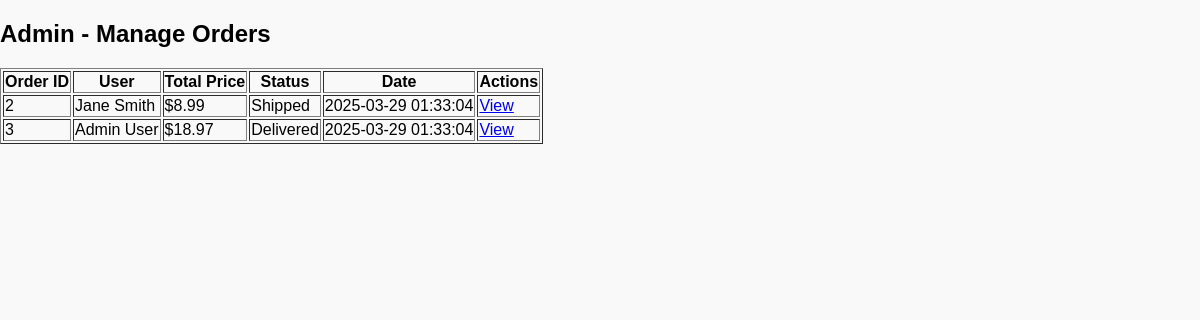
The page /pages/orders.php on the database its author committed.
### tables this page shows
CREATE TABLE IF NOT EXISTS Orders (
    order_id INT AUTO_INCREMENT PRIMARY KEY,
    user_id INT,
    total_price DECIMAL(10,2),
    order_status ENUM('Pending', 'Shipped', 'Delivered', 'Cancelled') DEFAULT 'Pending',
    created_at TIMESTAMP DEFAULT CURRENT_TIMESTAMP,
    FOREIGN KEY (user_id) REFERENCES Users(user_id)
);

CREATE TABLE IF NOT EXISTS Users (
    user_id INT AUTO_INCREMENT PRIMARY KEY,
    first_name VARCHAR(50),
    last_name VARCHAR(50),
    email VARCHAR(100) UNIQUE,
    password VARCHAR(255),
    phone VARCHAR(15),
    address TEXT,
    profile_picture VARCHAR(255),
    role ENUM('user', 'admin') DEFAULT 'user',
    created_at TIMESTAMP DEFAULT CURRENT_TIMESTAMP
);

### src/pages/orders.php (the view, shortened to what this page needs)
<?php
include 'config.php';
try {
    $stmt = $pdo->query("SELECT o.order_id, o.total_price, o.order_status, o.created_at, u.first_name, u.last_name
                         FROM Orders o
                         JOIN Users u ON o.user_id = u.user_id
                         ORDER BY o.created_at DESC");
    $orders = $stmt->fetchAll(PDO::FETCH_ASSOC);
} catch (PDOException $e) {
    die("Query failed: " . $e->getMessage());
}
?>
<!DOCTYPE html>
<html lang="en">
<head>
    <link rel="stylesheet" href="styles.css">
</head>
<body>
    <h2>Admin - Manage Orders</h2>
    <table border="1">
        <thead>
            <tr>
                <th>Order ID</th>
                <th>User</th>
                <th>Total Price</th>
                <th>Status</th>
                <th>Date</th>
                <th>Actions</th>
            </tr>
        </thead>
        <tbody>
            <?php foreach ($orders as $order): ?>
                <tr>
                    <td><?= htmlspecialchars($order['order_id']) ?></td>
                    <td><?= htmlspecialchars($order['first_name']) ?> <?= htmlspecialchars($order['last_name']) ?></td>
                    <td>$<?= number_format($order['total_price'], 2) ?></td>
                    <td><?= htmlspecialchars($order['order_status']) ?></td>
                    <td><?= date("Y-m-d H:i:s", strtotime($order['created_at'])) ?></td>
                    <td>
                        <a href="view_order.php?id=<?= $order['order_id'] ?>">View</a>
                    </td>
                </tr>
            <?php endforeach; ?>
        </tbody>
    </table>
</body>
</html>

### assets/css/styles.css (style rules this page uses)
body { font-family: Arial, sans-serif; margin: 0; padding: 0; background-color: #f9f9f9; color: #000; }

### rows shown on the page
orders: order_id "2", user.first_name "Jane", user.last_name "Smith", total_price "8.99", order_status "Shipped", created_at "2025-03-29 01:33:04"
orders: order_id "3", user.first_name "Admin", user.last_name "User", total_price "18.97", order_status "Delivered", created_at "2025-03-29 01:33:04"
